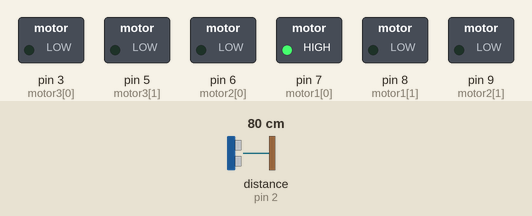
Recording of a sketch running on a simulated Arduino Uno, built with avr-gcc and run on an emulated ATmega328P. Shown: switched loads named in the sketch (green lamp = pin HIGH). Wiring (inferred from the names in the program): ultrasonic range finder: trigger pin 4; echo pin 2. Dashed ring = blinking. Inputs (shaded band) come from the test bench; at power-on: distance to the obstacle (sensor on pin 2) 80 cm. The echo pulse lasts 58.3 µs per cm; pins used as bus, display or sensor lines are not drawn.

Above: at 0.3 s.
Timing chart, 0 to 3.0 s (numbered marks = the images above):
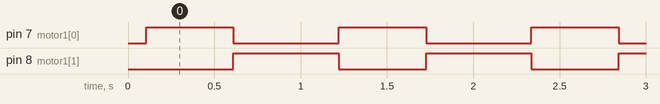

The sketch:

sketch_aug01a.ino
```cpp
int motor1[] = {7, 8}, motor2[] = {6, 9}, motor3[] = {3, 5}, echo = 2, trig = 4;
float distance = 0, duration = 0;
void rotateright()
{
  digitalWrite(motor2[0], HIGH);
  digitalWrite(motor2[1], LOW);
  digitalWrite(motor3[0], LOW);
  digitalWrite(motor3[1], HIGH);
}
void rotateleft ()
{
  digitalWrite(motor2[0], LOW);
  digitalWrite(motor2[1], HIGH);
  digitalWrite(motor3[0], HIGH);
  digitalWrite(motor3[1], LOW);
}
float ultrasonic()
{
  int echo = 2, trig = 4;
  float take = 0, give = 0;
  digitalWrite(trig, HIGH);
  delayMicroseconds(100);
  digitalWrite(trig, LOW);
  take = pulseIn(echo, HIGH);
  give = (take * .034) / 2;
}
void setup() {
  // put your setup code here, to run once:
  for (int i = 0; i < 2; i++)
  {
    pinMode(motor1[i], OUTPUT);
    pinMode(motor2[i], OUTPUT);
    pinMode(motor3[i], OUTPUT);
  }
  pinMode(trig, OUTPUT);
  pinMode(echo, INPUT);
}

void loop() {
  // put your main code here, to run repeatedly:
  distance = ultrasonic();
  if (distance <= 200)
  {
    for (int i = 0; i < 2; i++)
    {
      digitalWrite(motor2[i], LOW);
      digitalWrite(motor3[i], LOW);
    }
  }
  delay(100);
  if (distance <= 200)
  {
    digitalWrite(motor1[0], HIGH);
    digitalWrite(motor1[1], LOW);
    distance = ultrasonic();
    if (distance>200)
    {
      rotateleft();       // m4 mot2kd mn l lfa
    }
    delay(500);
    digitalWrite(motor1[0], LOW);
    digitalWrite(motor1[1], HIGH);
    distance=ultrasonic();
    if (distance>200)
    {
      rotateright();
    }
    delay(500);
  }
}
```

Measured:
- by itself, pin 7 (motor1[0]): alternates HIGH for 0.51 s and LOW for 0.61 s
- by itself, pin 8 (motor1[1]): alternates HIGH for 0.61 s and LOW for 0.51 s
